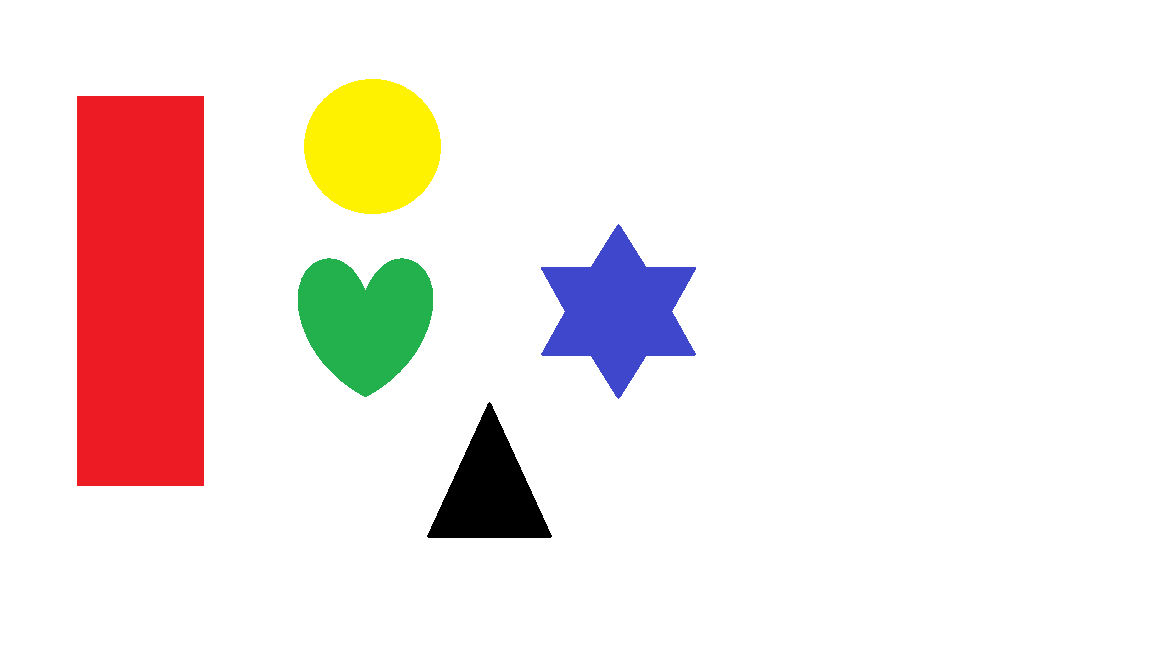
#> input picture Gambar1.png, 1152 x 648 px, found by its file name; its folder holds 3 pictures in this run
$ python Hitam.py
#> lines starting #> are read from the running program, lines starting #| are printed output that depends on the picture; after the words box and inside, x2 and y2 are one past the last pixel; in counts of white or black regions, pixels touching at a corner belong together
import cv2
import numpy as np
for i in range(1,4):
 img=cv2.imread('gambar'+str(i)+'.png',1)
#> img is the input picture: shape (648, 1152, 3); mean B, G, R 228.3, 231.8, 243.2
 hsv = cv2.cvtColor(img, cv2.COLOR_BGR2HSV)
#> hsv: shape (648, 1152, 3); mean H, S, V 15.9, 27, 248.4

 lower_warna = np.array([0, 0, 0])
 upper_warna = np.array([255, 255, 150])
 mask1 = cv2.inRange(hsv, lower_warna, upper_warna)
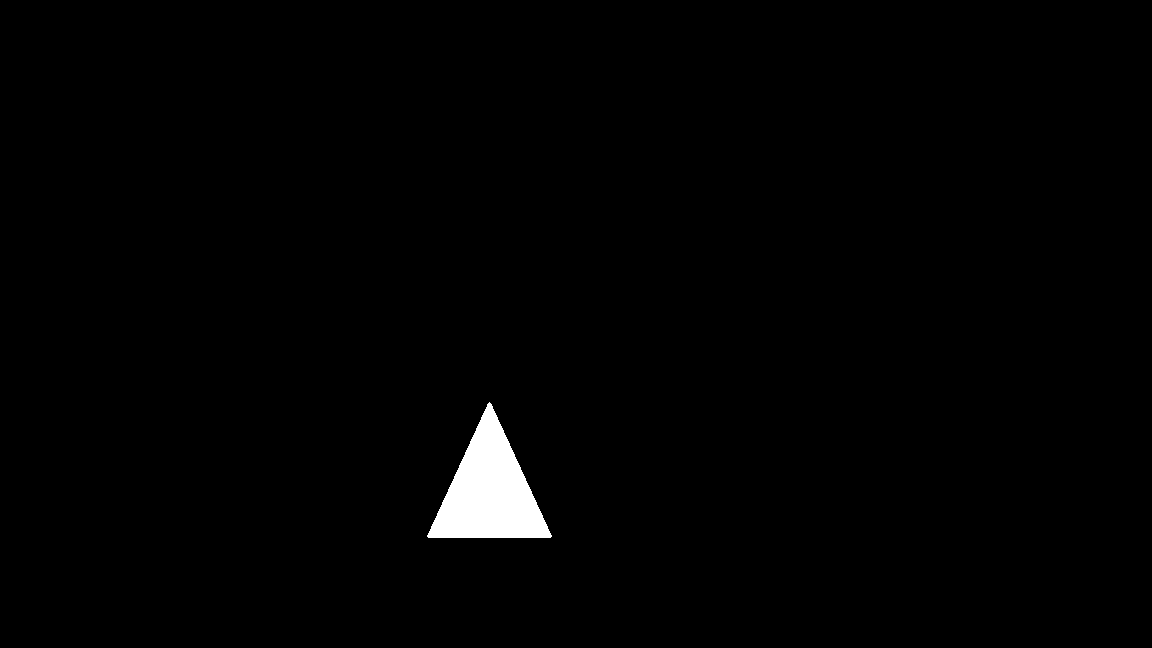
#> mask1: shape (648, 1152); 1.2% white; 1 white region, box (x1, y1, x2, y2) and area: (427, 402, 552, 538) 8734

 mask = mask1

 new_img = cv2.bitwise_and(img, img, mask = mask)
#> new_img: shape (648, 1152, 3); every value is 0

 cv2.imshow('mask',mask)
 cv2.imshow('image', img)

 cv2.waitKey(0)
 cv2.destroyAllWindows()
#> pass 2 of the loop `for i in range(1,4):`:
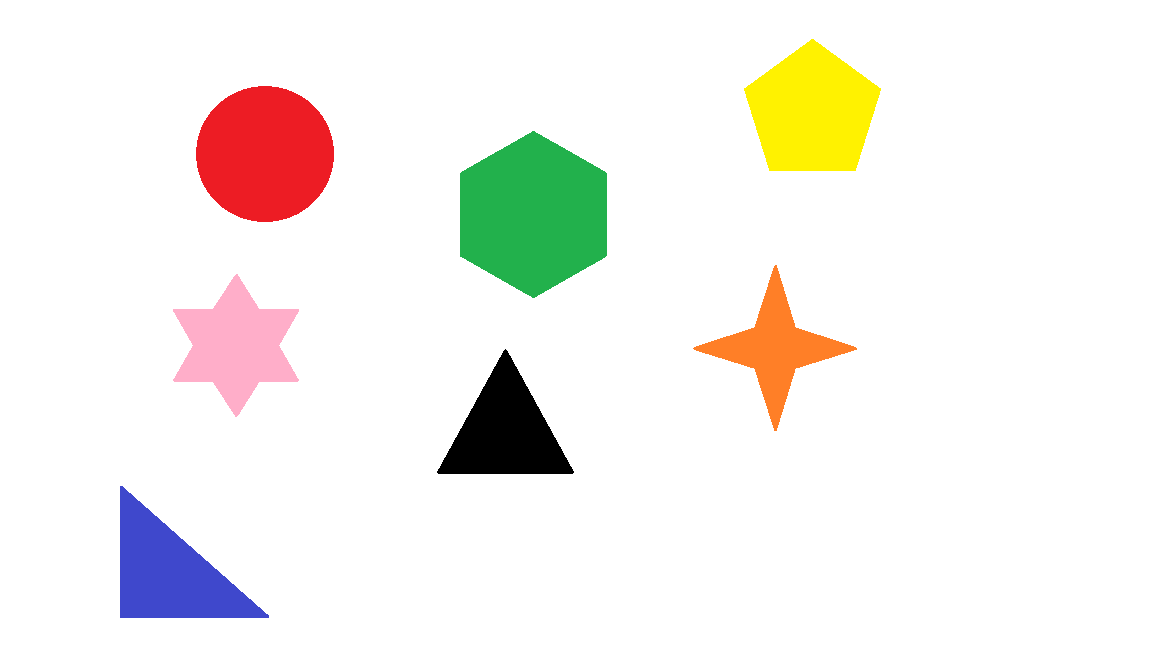
#> input picture Gambar2.png, 1152 x 648 px, found by its file name
#> img is the input picture: shape (648, 1152, 3); mean B, G, R 235.5, 240.6, 243.6
#> hsv: shape (648, 1152, 3); mean H, S, V 9.6, 19.3, 249
#> `mask1 = cv2.inRange(hsv, lower_warna, upper_warna)`:
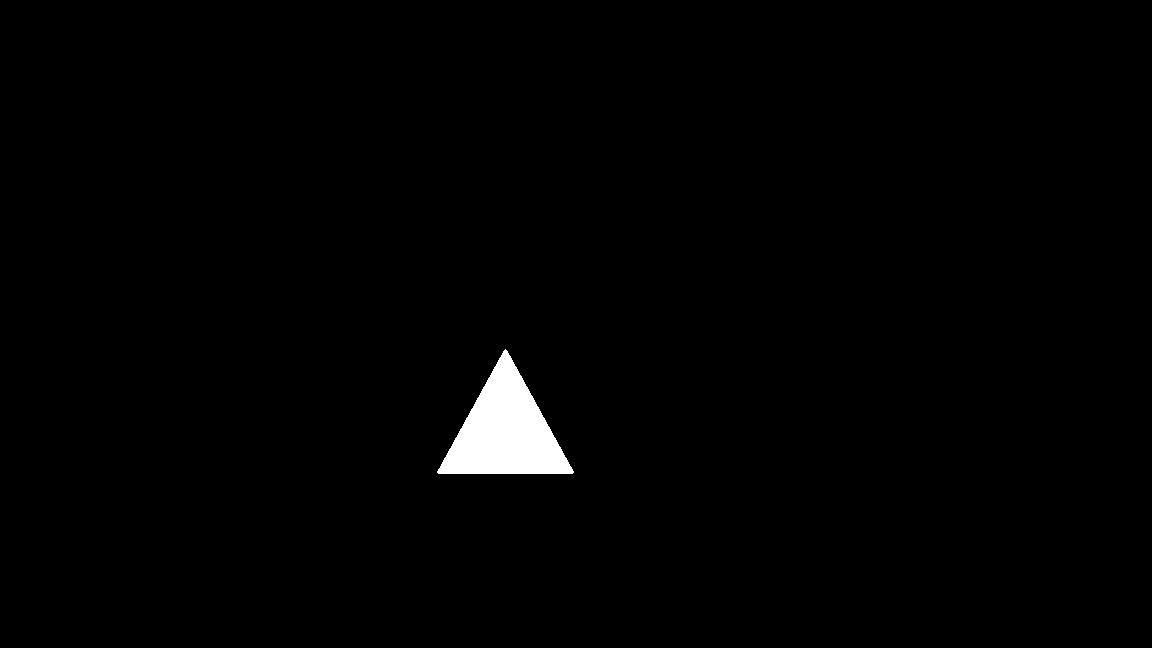
#> mask1: shape (648, 1152); 1.2% white; 1 white region, box (x1, y1, x2, y2) and area: (437, 349, 574, 474) 8800
#> pass 3 of the loop `for i in range(1,4):`:
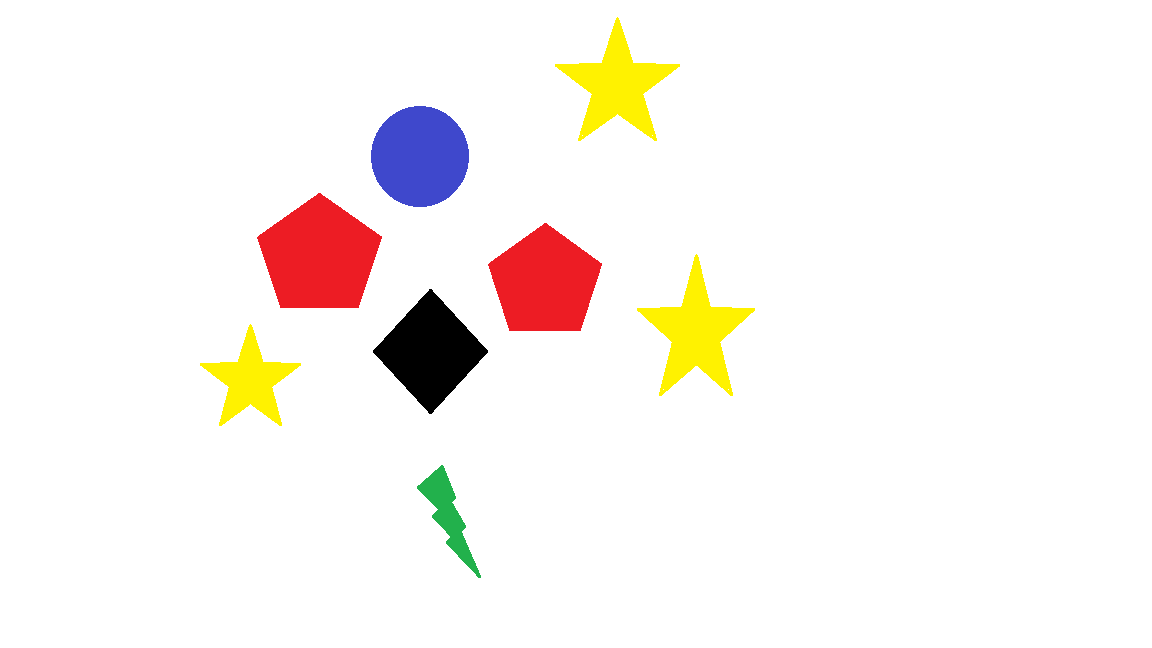
#> input picture Gambar3.png, 1152 x 648 px, found by its file name
#> img is the input picture: shape (648, 1152, 3); mean B, G, R 240.7, 244.4, 249.4
#> hsv: shape (648, 1152, 3); mean H, S, V 6.5, 13.4, 251.3
#> `mask1 = cv2.inRange(hsv, lower_warna, upper_warna)`:
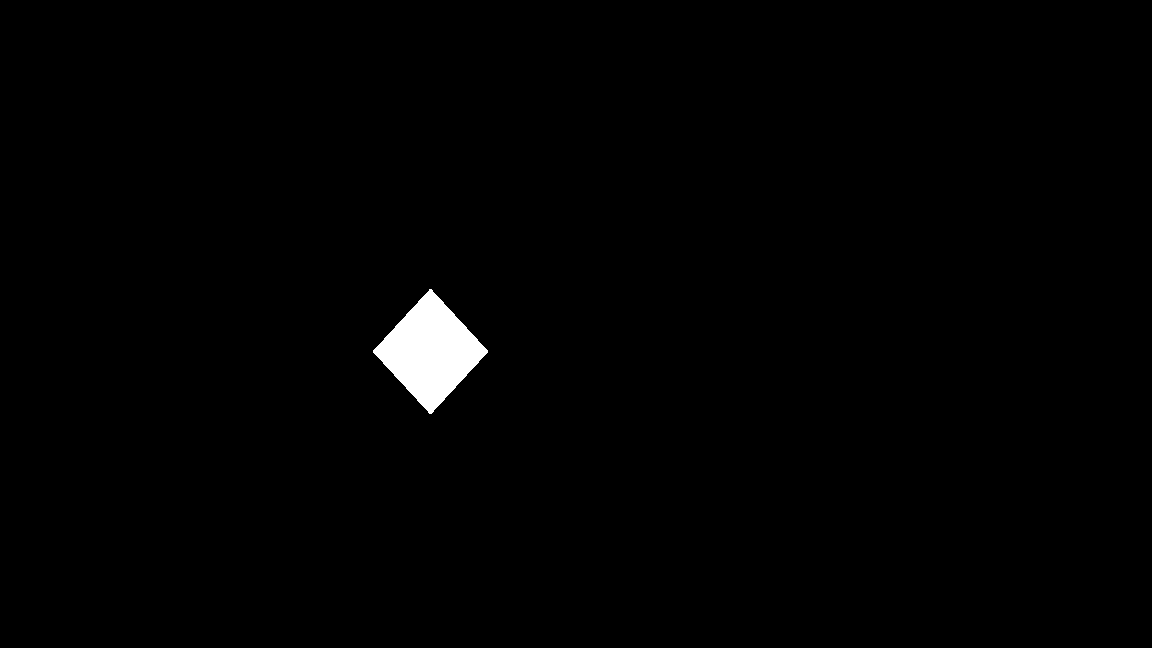
#> mask1: shape (648, 1152); 0.98% white; 1 white region, box (x1, y1, x2, y2) and area: (373, 289, 488, 414) 7339
